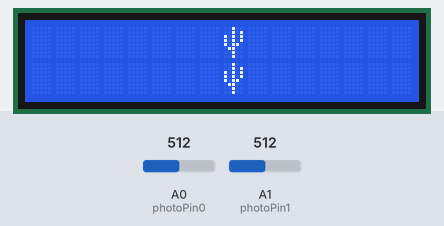
Bench run of a sketch on a simulated Arduino Uno, built with avr-gcc and run on an emulated ATmega328P. Parts: 16×2 character LCD. Inputs (shaded band) come from the test bench; at power-on: A1 (photoPin1) = 512, A0 (photoPin0) = 512. Random numbers use the default seed unless the sketch sets one; what the sketch prints to the serial monitor is not drawn.

Above: at 1.2 s.
1.3 s: A1 (photoPin1) set to 716
At 1.92 s:
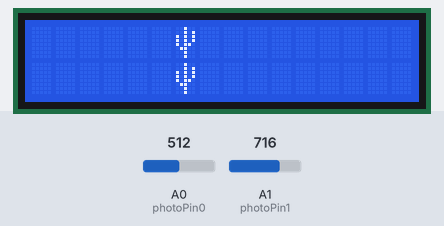
3.0 s: A0 (photoPin0) set to 1023
6.0 s: A0 (photoPin0) set to 540
At 6.94 s:
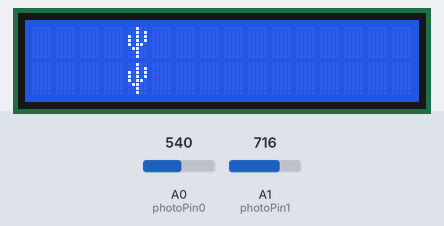
8.7 s: A1 (photoPin1) set to 1023
At 10.61 s:
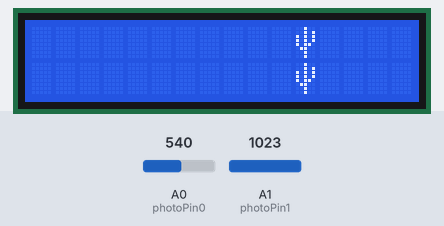
Timing chart, 0 to 12.1 s (numbered marks = the images above; inputs shaded):
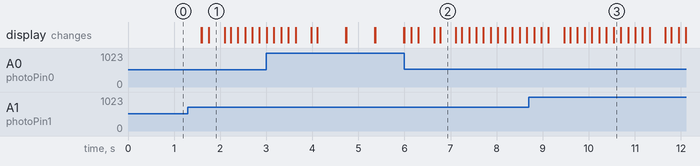

Measured:
- after the input at 1.3 s, the display: first changes after 0.29 s (image 1 shows a later state)

The sketch:

basic1.ino
```cpp
#include <Arduino_FreeRTOS.h>
#include <Key.h>
#include <Keypad.h>
#include <LiquidCrystal_I2C.h>

#define LEFT 0
#define STOP 1
#define RIGHT 2
#define MAXCOL 15
#define MINCOL 0
#define MAXSPEED 15
#define MINSPEED 0
#define PHOTONSTOPTHRES 550

//LCD
LiquidCrystal_I2C lcd(0x27,16,2);
byte dinosaur[8]  = {0x07, 0x05, 0x06, 0x07, 0x14, 0x17, 0x0E, 0x0A};
byte cactus[8] = {0x04, 0x05, 0x15, 0x15, 0x16, 0x0C, 0x04, 0x04};
byte empty[0];

// Cactus & Dinosour
int dino_px = 0, dino_py = 0;
int cactus_px = 0, cactus_py = 0, cactus_mov_dir = 0;
const int delay_dis = 10;

// Photon detect
const int photoPin0 = A0;
const int photoPin1 = A1;
int speed = 0;

// Task Handler
int is_lcd_suspend = 1;
TaskHandle_t LCDTaskHandle;

void create_dino_cactus_cahr(){
  lcd.createChar(0, dinosaur);
  lcd.createChar(1, cactus);
  cactus_px = random(8, 15);
}

void cactiTask(void *pvParameters){
  static int timer_counter = 0;
  for(;;){
//    if(cactus_mov_dir > 0){
//      if(cactus_px < MAXCOL){
//        cactus_px++;
//      }
//    }else if(cactus_mov_dir < 0){
//      if(cactus_px > 0){
//        cactus_px--;
//      }
//    }
    if(!speed){


    }else if(timer_counter % speed){
      if(is_lcd_suspend){vTaskResume(LCDTaskHandle); is_lcd_suspend = 0;}

      int cactus_new_px = cactus_px - 1;
//      Serial.print(cactus_new_px);
      if(cactus_new_px <= MAXCOL && cactus_new_px >= MINCOL){
//          Serial.print("A \n");
          cactus_px = cactus_new_px;
      }else if(cactus_new_px > MAXCOL){
//          Serial.print("B \n");
          cactus_px = MINCOL + (cactus_new_px - MAXCOL);
      }else if(cactus_new_px < MINCOL){
//          Serial.print("HI \n");
          cactus_px = MAXCOL - (MINCOL - cactus_new_px);
      }
    }
    cactus_py = 15;
    timer_counter = (timer_counter + 1) % 10000;

//    Jump Speed Control
//    int cactus_new_px = cactus_px - speed;
//    if(cactus_new_px < MAXCOL && cactus_new_px > MINCOL){
//        cactus_px = cactus_new_px;
//    }else if(cactus_new_px > MAXCOL){
//        cactus_px = MINCOL + (cactus_new_px - MAXCOL);
//    }else if(cactus_new_px < MINCOL){
//        cactus_px = MAXCOL - (MINCOL - cactus_new_px);
//    }

//    else{
//      vTaskSuspend()
//    }

    Serial.print("L PIN0: ");
    Serial.print(analogRead(photoPin0));
    Serial.print(" | R PIN1: ");
    Serial.print(analogRead(photoPin1));
    Serial.print(" | speed: ");
    Serial.print(speed);
    Serial.print(" | PosX: ");
    Serial.print(cactus_px);
    Serial.print(" | Counter: ");
    Serial.print(timer_counter);
    Serial.print("\n");


    vTaskDelay(delay_dis);
  }
}

void LCDTask(void *pvParameters){
  static int last_cactus_px = 0, last_cactus_py = 0;

  for(;;){
      lcd.clear();
//    lcd.setCursor(dino_px, dino_py);
//    lcd.write(0);
//    if(cactus_px != last_cactus_px || cactus_py != last_cactus_py){
//      lcd.setCursor(cactus_px, cactus_py);
//      lcd.write(1);

      lcd.setCursor(cactus_px, 0);
      lcd.write(1);
      lcd.setCursor(cactus_px, cactus_py);
      lcd.write(1);
//      last_cactus_px = cactus_px;
//      last_cactus_py = cactus_py;
//    }
    vTaskDelay(delay_dis);
  }
}

void leftTask(void *pvParameters) {
  for( ;; ){
      int p0_read = analogRead(photoPin0);
      int p1_read = analogRead(photoPin1);
      if(p1_read - 50 > p0_read){
        if(speed < MAXSPEED){
          speed+=3;
        }
      }else if(p0_read < PHOTONSTOPTHRES && p1_read < PHOTONSTOPTHRES){
        speed = 0;
        vTaskSuspend(LCDTaskHandle);
        is_lcd_suspend = 1;
      }
      delay(300);
   }
}

void rightTask(void *pvParameters) {
  for( ;; ){
      int p0_read = analogRead(photoPin0);
      int p1_read = analogRead(photoPin1);
      if(p0_read - 50 > p1_read){
        if(MINSPEED < speed){
          speed-=3;
        }
      }else if(p0_read < PHOTONSTOPTHRES && p1_read < PHOTONSTOPTHRES){
        speed = 0;
        vTaskSuspend(LCDTaskHandle);
        is_lcd_suspend = 1;
      }
      delay(300);
   }
}


void setup(){
  Serial.begin(9600);
  lcd.init();
  lcd.backlight();
  create_dino_cactus_cahr();

  xTaskCreate(cactiTask, "cactiTask", 128, NULL, 1, NULL );
  xTaskCreate(LCDTask, "LCDTask", 128, NULL, 1, &LCDTaskHandle);
  xTaskCreate(leftTask, "leftTask", 128, NULL, 1, NULL );
  xTaskCreate(rightTask, "rightTask", 128, NULL, 1, NULL );
}
void loop(){
//  lcd.setCursor(0,0); lcd.write(0);
//  lcd.setCursor(0,15); lcd.write(1);
}
```
